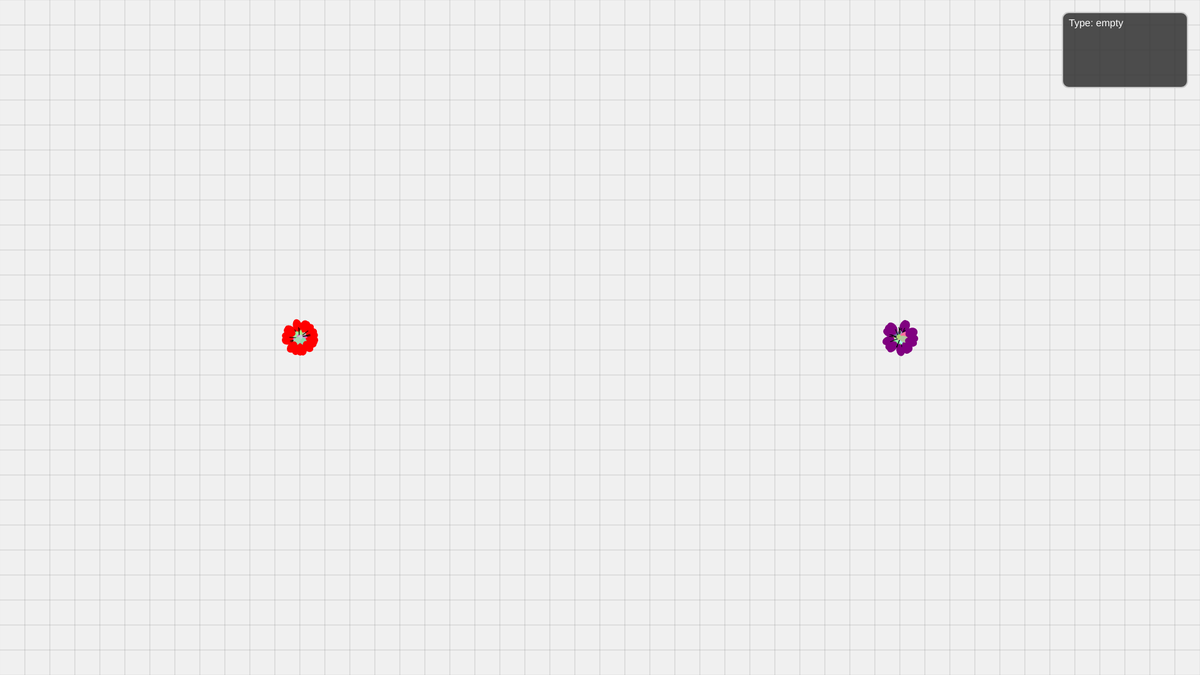
Frame 1 (no input)
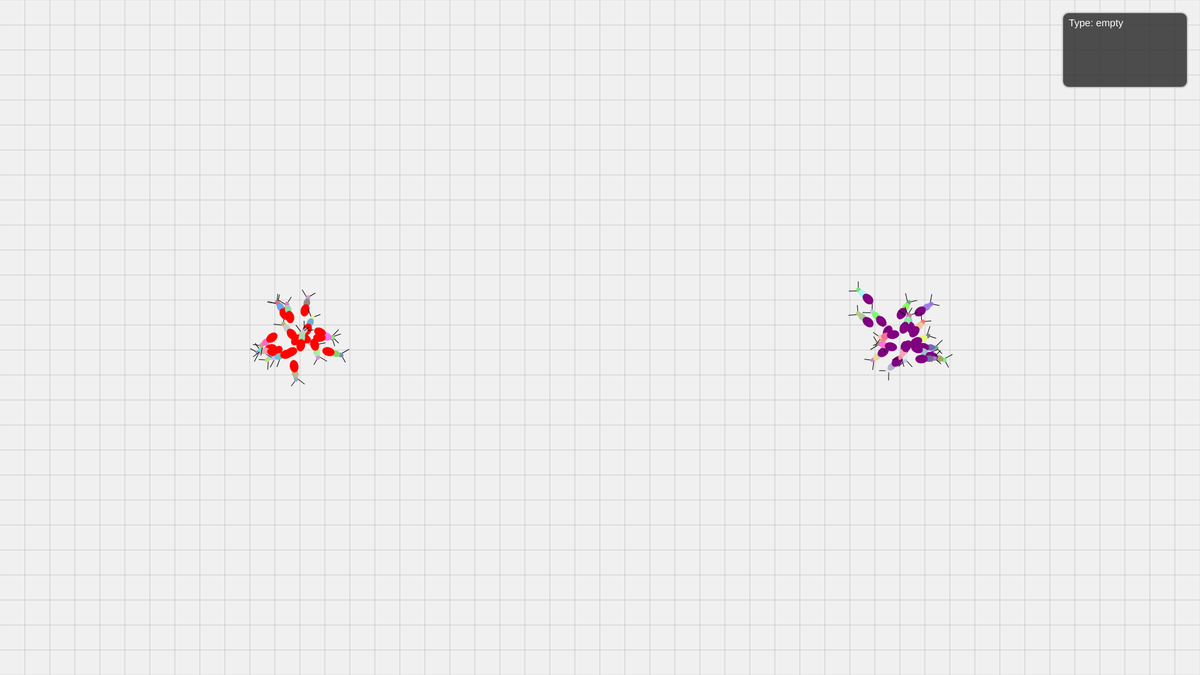
Frame 60 (no input)
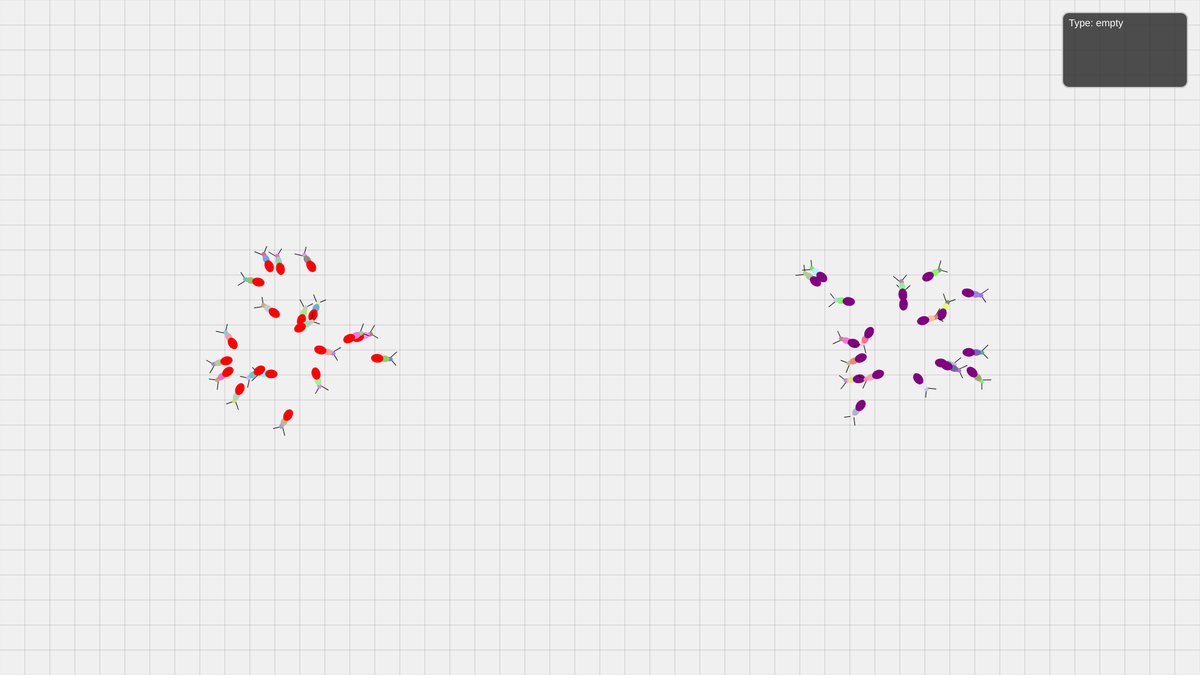
Frame 120 (the mouse pressed at the canvas centre since frame 60)

The p5.js sketch that drew these frames (run headless with seeded random() and noise() and a simulated clock; from frame 60 on, the mouse is pressed at the canvas centre):

// p5.js sketch
// ── sketch.js
let colonies = [];
let environment;

function setup() {
  createCanvas(1920, 1080);

  // Initialize the environment with a specific background colour and tile size
  environment = new Environment(1920, 1080, color(240, 240, 240), 40);

  // Initialize two colonies with different colours and spawn points
  colonies.push(new Colony(color(255, 0, 0), 20, width * 0.25, height * 0.5, "Red Colony"));
  colonies.push(new Colony(color(128, 0, 128), 20, width * 0.75, height * 0.5, "Purple Colony"));
}

function draw() {
  environment.display(); // Draw the environment with background and tiles

  // Run each colony to update and display its ants
  for (let colony of colonies) {
    colony.run();
  }

  // Display ant information panel when hovering over an ant
  for (let colony of colonies) {
    environment.displayAntInfo(colony.ants);
  }
}

// ── ant.js
class Ant {
  constructor(x, y, colonyColour, colonyName) {
    this.x = x;
    this.y = y;
    this.vx = random(-1, 1);
    this.vy = random(-1, 1);
    this.bodySegmentSizes = [10, 15, 20]; // Head, thorax, and abdomen sizes
    this.antennaeLength = 15;
    this.antennaeAngle = PI / 4; // Angle for antennae
    this.segmentColours = [this.randomColour(), this.randomColour(), colonyColour];
    this.colonyName = colonyName; // Name of the colony
    this.health = 100;            // Health (0 to 100)
    this.foodLevel = 100;         // Food level (0 to 100)
  }

  // Function to generate a random colour for head and thorax
  randomColour() {
    return color(random(100, 255), random(100, 255), random(100, 255));
  }

  move() {
    this.x += this.vx;
    this.y += this.vy;

    // Slight random variation in movement
    this.vx += random(-0.1, 0.1);
    this.vy += random(-0.1, 0.1);

    // Limit speed
    this.vx = constrain(this.vx, -1.5, 1.5);
    this.vy = constrain(this.vy, -1.5, 1.5);

    // Enforce environment boundaries
    environment.enforceBoundaries(this);
  }

  display() {
    push();
    translate(this.x, this.y);
    rotate(atan2(this.vy, this.vx)); // Rotate ant to face movement direction

    // Draw antennae before any body segments
    this.drawAntennae(0, this.bodySegmentSizes[0]);

    // Draw body segments
    let xOffset = 0;
    this.drawSegment(xOffset, this.bodySegmentSizes[0], this.segmentColours[0]);
    xOffset -= this.bodySegmentSizes[0] * 0.8;

    this.drawSegment(xOffset, this.bodySegmentSizes[1], this.segmentColours[1]);
    xOffset -= this.bodySegmentSizes[1] * 0.8;

    this.drawSegment(xOffset, this.bodySegmentSizes[2], this.segmentColours[2]); // Largest segment with colony colour

    pop();
  }

  drawAntennae(headX, headSize) {
    stroke(0);
    strokeWeight(1);

    let headTopY = -headSize * 0.35 + 2.01;
    line(headX, headTopY, headX + this.antennaeLength * cos(-this.antennaeAngle), headTopY + this.antennaeLength * sin(-this.antennaeAngle));
    line(headX, headTopY, headX + this.antennaeLength * cos(this.antennaeAngle), headTopY + this.antennaeLength * sin(this.antennaeAngle));
  }

  drawSegment(xOffset, size, segmentColour) {
    noStroke();
    fill(segmentColour);
    ellipse(xOffset, 0, size, size * 0.7);
  }

  // Check if the mouse is hovering over the ant
  isMouseOver() {
    let d = dist(mouseX, mouseY, this.x, this.y);
    return d < 20;
  }
}

// ── colony.js
class Colony {
  constructor(colour, numAnts, spawnX, spawnY, name) {
    this.colour = colour;
    this.name = name;
    this.ants = [];

    for (let i = 0; i < numAnts; i++) {
      this.ants.push(new Ant(spawnX, spawnY, this.colour, this.name));
    }
  }

  run() {
    for (let ant of this.ants) {
      ant.move();
      ant.display();
    }
  }
}

// ── environment.js
class Environment {
  constructor(width, height, backgroundColor, tileSize) {
    this.width = width;
    this.height = height;
    this.backgroundColor = backgroundColor;
    this.tileSize = tileSize;
    this.tiles = this.createGrid();
  }

  // Create a grid of Tile objects
  createGrid() {
    let tiles = [];
    for (let y = 0; y < this.height; y += this.tileSize) {
      let row = [];
      for (let x = 0; x < this.width; x += this.tileSize) {
        row.push(new Tile(x, y, this.tileSize));
      }
      tiles.push(row);
    }
    return tiles;
  }

  // Display the environment with the background and tiles
  display() {
    background(this.backgroundColor);

    for (let row of this.tiles) {
      for (let tile of row) {
        tile.display();
      }
    }

    this.displayTileInfo();
  }

  // Display tile information in the top-right corner
  displayTileInfo() {
    let tile = this.getTileAtMouse();

    if (tile) {
      let panelWidth = 200;
      let panelHeight = 120;
      let panelX = this.width - panelWidth - 20;
      let panelY = 20;

      fill(50, 50, 50, 220);
      stroke(200);
      strokeWeight(2);
      rect(panelX, panelY, panelWidth, panelHeight, 10);

      fill(255);
      noStroke();
      textSize(16);
      textAlign(LEFT, TOP);

      let typeText = `Type: ${tile.state}`;
      text(typeText, panelX + 10, panelY + 10);

      if (tile.state === "food") {
        let foodText = `Food Level: ${tile.foodLevel.toFixed(2)}`;
        text(foodText, panelX + 10, panelY + 40);
      }

      if (tile.state === "barrier") {
        let barrierText = `This is a barrier`;
        text(barrierText, panelX + 10, panelY + 40);
      }
    }
  }

  // Get the tile under the mouse position
  getTileAtMouse() {
    let col = Math.floor(mouseX / this.tileSize);
    let row = Math.floor(mouseY / this.tileSize);

    if (
      row >= 0 &&
      row < this.tiles.length &&
      col >= 0 &&
      col < this.tiles[0].length
    ) {
      return this.tiles[row][col];
    }
    return null;
  }

  // Ensure entities stay within environment boundaries
  enforceBoundaries(entity) {
    if (entity.x < 0 || entity.x > this.width) entity.vx *= -1;
    if (entity.y < 0 || entity.y > this.height) entity.vy *= -1;
  }

  // Add a food tile at a specific position with a given food level
  addFood(x, y, level) {
    let tile = this.getTileAtPosition(x, y);
    if (tile) {
      tile.setFood(level);
    }
  }

  getTileAtPosition(x, y) {
    let col = Math.floor(x / this.tileSize);
    let row = Math.floor(y / this.tileSize);

    if (
      row >= 0 &&
      row < this.tiles.length &&
      col >= 0 &&
      col < this.tiles[0].length
    ) {
      return this.tiles[row][col];
    }
    return null;
  }

  // Add a barrier tile at a specific position
  addBarrier(x, y) {
    let tile = this.getTileAtPosition(x, y);
    if (tile) {
      tile.setBarrier();
    }
  }

  // Display ant information in the top-left corner
  displayAntInfo(ants) {
    for (let ant of ants) {
      if (ant.isMouseOver()) {
        let panelWidth = 200;
        let panelHeight = 120;
        let panelX = 20;
        let panelY = 20;

        // Draw panel background and border
        fill(50, 50, 50, 220); // Semi-transparent dark background
        stroke(200);
        strokeWeight(2);
        rect(panelX, panelY, panelWidth, panelHeight, 10); // Rounded corners

        // Display ant information text
        fill(255);
        noStroke();
        textSize(16);
        textAlign(LEFT, TOP);

        let colonyText = `Colony: ${ant.colonyName}`;
        let healthText = `Health: ${ant.health}`;
        let foodText = `Food Level: ${ant.foodLevel}`;

        text(colonyText, panelX + 10, panelY + 10);
        text(healthText, panelX + 10, panelY + 40);
        text(foodText, panelX + 10, panelY + 70);

        break; // Only display one ant's info at a time
      }
    }
  }
}

// ── tile.js
class Tile {
    constructor(x, y, size) {
      this.x = x;
      this.y = y;
      this.size = size;
  
      // Default state is empty
      this.state = 'empty';  // Possible states: 'empty', 'food', 'barrier'
      this.foodLevel = 0;    // Food level (0 to 1 for food tiles)
    }
  
    // Set the tile as food with a specific food level (0 to 1)
    setFood(level) {
      this.state = 'food';
      this.foodLevel = constrain(level, 0, 1);
    }
  
    // Set the tile as a barrier
    setBarrier() {
      this.state = 'barrier';
      this.foodLevel = 0;
    }
  
    // Clear the tile to be empty
    clear() {
      this.state = 'empty';
      this.foodLevel = 0;
    }
  
    // Draw the tile with a colour based on its state
    display() {
      stroke(150);
      strokeWeight(0.2);
      noFill();
  
      if (this.state === 'food') {
        fill(0, 255 * this.foodLevel, 0); // Green intensity based on food level
      } else if (this.state === 'barrier') {
        fill(0); // Black for barriers
      }
  
      rect(this.x, this.y, this.size, this.size);
    }
  
    // Check if the tile is occupied (food or barrier)
    isOccupied() {
      return this.state === 'food' || this.state === 'barrier';
    }
  }
  
